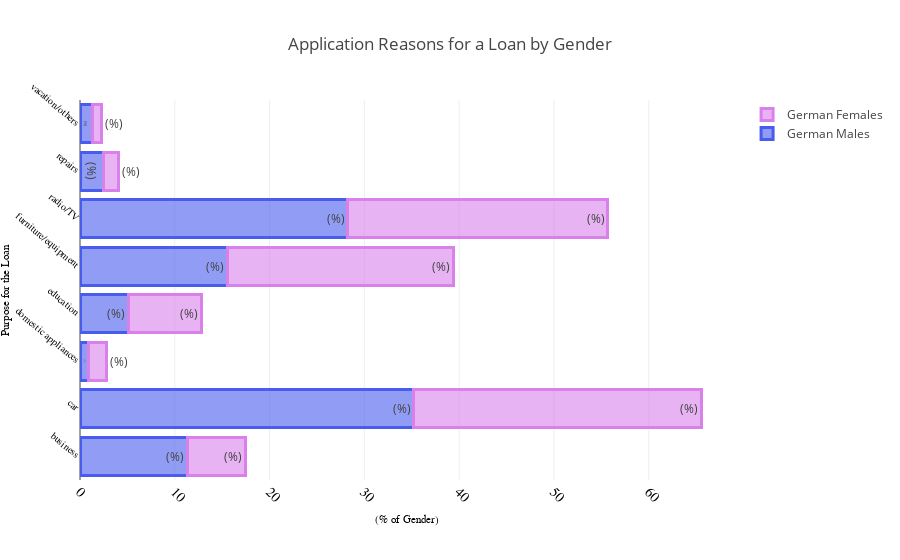

Notebook code for this chart:
### Code cell
# Values into list
m_purpose = sex_purpose['male'].values.tolist()
f_purpose = sex_purpose['female'].values.tolist()

# Round values
male_purpose = ['%.2f' % elem for elem in m_purpose]
female_purpose = ['%.2f' % elem for elem in f_purpose]

male = go.Bar(
    y=['business', 'car', 'domestic appliances', 'education', 'furniture/equipment',
      'radio/TV', 'repairs', 'vacation/others'],
    x=male_purpose,
    name='German Males',
    text='(%)',
    orientation = 'h',
    marker = dict(
        color = 'rgba(72, 92, 238, 0.6)',
        line = dict(
            color = 'rgba(72, 92, 238, 1.0)',
            width = 3)
    )
)
female = go.Bar(
    y=['business', 'car', 'domestic appliances', 'education', 'furniture/equipment',
      'radio/TV', 'repairs', 'vacation/others'],
    x=female_purpose,
    name='German Females',
    text='(%)',
    orientation = 'h',
    marker = dict(
        color = 'rgba(217, 128, 234, 0.6)',
        line = dict(
            color = 'rgba(217, 128, 234, 1.0)',
            width = 3)
    )
)

data = [male, female]
layout = dict(
    title='Application Reasons for a Loan by Gender',
     xaxis=dict(
        title='(% of Gender)',
        titlefont=dict(
            family='Arial, sans-serif',
            size=11,
            color='black'
        ),
        showticklabels=True,
        tickangle=45,
        tickfont=dict(
            family='Old Standard TT, serif',
            size=14,
            color='black'
        ),
        exponentformat='e',
        showexponent='all'
    ),
    yaxis=dict(
        title='Purpose for the Loan',
        titlefont=dict(
            family='Arial, sans-serif',
            size=11,
            color='black'
        ),
        showticklabels=True,
        tickangle=40,
        tickfont=dict(
            family='Old Standard TT, serif',
            size=10,
            color='black'
        ),
        exponentformat='e',
        showexponent='all'
    ),
    barmode='stack'
)

fig = dict(data=data, layout=layout)
iplot(fig, filename='marker-h-bar')

### Figure 1 — Plotly figure (JSON) as saved in the notebook; plotly's stock layout.template omitted (floating-point values rounded to 4 significant figures)
{"data": [{"marker": {"color": "rgba(72, 92, 238, 0.6)", "line": {"color": "rgba(72, 92, 238, 1.0)", "width": 3}}, "name": "German Males", "orientation": "h", "text": "(%)", "x": ["11.30", "35.22", "0.87", "5.07", "15.51", "28.26", "2.46", "1.30"], "y": ["business", "car", "domestic appliances", "education", "furniture/equipment", "radio/TV", "repairs", "vacation/others"], "type": "bar", "uid": "dd83c4e2-167c-11ef-a57a-0242ac130202"}, {"marker": {"color": "rgba(217, 128, 234, 0.6)", "line": {"color": "rgba(217, 128, 234, 1.0)", "width": 3}}, "name": "German Females", "orientation": "h", "text": "(%)", "x": ["6.13", "30.32", "1.94", "7.74", "23.87", "27.42", "1.61", "0.97"], "y": ["business", "car", "domestic appliances", "education", "furniture/equipment", "radio/TV", "repairs", "vacation/others"], "type": "bar", "uid": "dd83c794-167c-11ef-a57a-0242ac130202"}], "layout": {"barmode": "stack", "title": {"text": "Application Reasons for a Loan by Gender"}, "xaxis": {"exponentformat": "e", "showexponent": "all", "showticklabels": true, "tickangle": 45, "tickfont": {"color": "black", "family": "Old Standard TT, serif", "size": 14}, "title": {"text": "(% of Gender)", "font": {"color": "black", "family": "Arial, sans-serif", "size": 11}}, "type": "linear", "range": [0, 68.99], "autorange": true}, "yaxis": {"exponentformat": "e", "showexponent": "all", "showticklabels": true, "tickangle": 40, "tickfont": {"color": "black", "family": "Old Standard TT, serif", "size": 10}, "title": {"text": "Purpose for the Loan", "font": {"color": "black", "family": "Arial, sans-serif", "size": 11}}, "type": "category", "range": [-0.5, 7.5], "autorange": true}, "autosize": true}}
